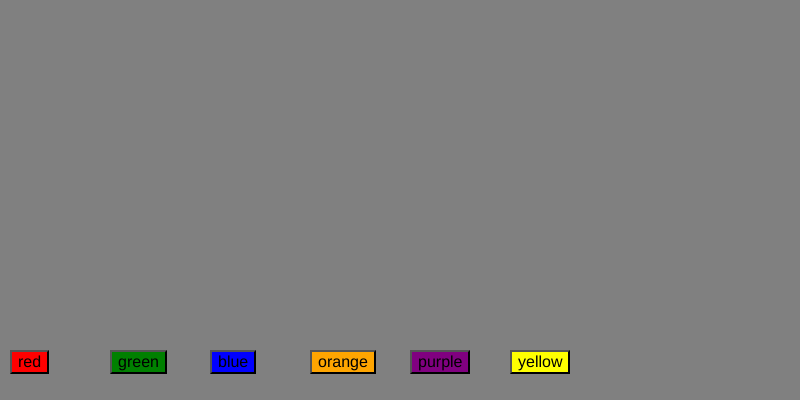
Frame 1 (no input)
Frame 60 (no input): identical to frame 1, image omitted
Frame 120 (the mouse pressed at the canvas centre since frame 60): identical to frame 1, image omitted

The p5.js sketch that drew this single still picture (run headless with seeded random() and noise() and a simulated clock; from frame 60 on, the mouse is pressed at the canvas centre):

// p5.js sketch
// ── sketch.js
let colors = ["red", "green", "blue", "orange", "purple", "yellow"];
// let files = ["elephant", "giraffe", "hippo", "monkey", "panda", "parrot", "penguin", "pig", "rabbit", "snake"];
let functions =  [RED, GREEN, BLUE, ORANGE, PURPLE, YELLOW]
let = currentC = "grey"



function setup() {
createCanvas(800, 400);
for(let i = 0; i < 6; i++) {
  let button = createButton(colors[i]);
  button.position(100 * i + 10, 350);
  button.style('background-color', colors[i]);
  button.style('font-size', '16px')
  button.mousePressed(functions[i]);
}
}

function RED() {
  currentC = "red"
}
function GREEN() {
  currentC = "green"
}
function BLUE() {
  currentC = "blue"
}
function ORANGE() {
  currentC = "orange"
}
function PURPLE() {
  currentC = "purple"
}
function YELLOW() {
  currentC = "yellow"
}
 



function draw() {
  background(currentC);
}
